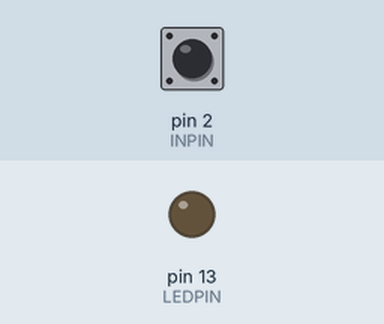
Recording of a sketch running on a simulated Arduino Uno, built with avr-gcc and run on an emulated ATmega328P. Parts: output pins drawn as LEDs (lit = HIGH). The inputs (shaded band) are chosen by the test bench; at power-on: pin 2 (INPIN) HIGH.

Above: at 1.2 s.
1.3 s: pin 2 (INPIN) pulled LOW for 0.15 s
At 1.37 s:
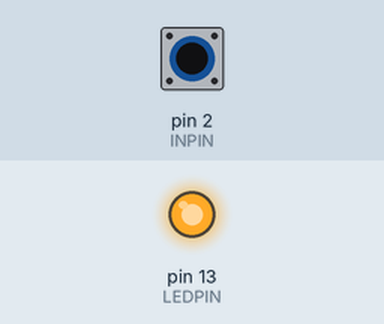
2.9 s: pin 2 (INPIN) pulled LOW for 3.2 s
At 6.5 s:
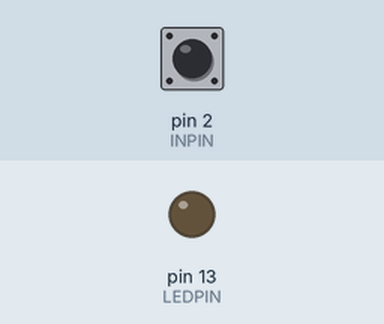
Timing chart, 0 to 8.0 s (numbered marks = the images above; inputs shaded):
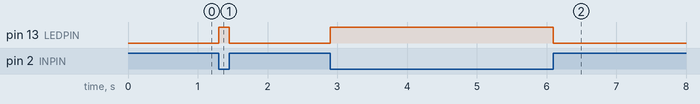

The sketch:

DetectConnection.ino
```cpp
// This program turns the LED on pin 13 on if the ground and pin 2 are connected.
// This also works with grounding the TX (0) and RX (1) pins

#define INPIN 2
#define LEDPIN 13

#define ON 1
#define OFF 0

void setup() {
  pinMode(INPIN, INPUT_PULLUP);
  pinMode(LEDPIN, OUTPUT);
}

void loop() {
  // this turns on the LEDPIN if the ground and the INPIN are connected
  if ( digitalRead(INPIN) == OFF ) {
    digitalWrite(LEDPIN, ON);
  } else {
    digitalWrite(LEDPIN, OFF);
  }
}
```

Measured:
- after the input at 1.3 s, pin 13 (LEDPIN): LOW → HIGH at once, → LOW 0.15 s later
- after the input at 2.9 s, pin 13 (LEDPIN): LOW → HIGH at once, → LOW 3.2 s later
